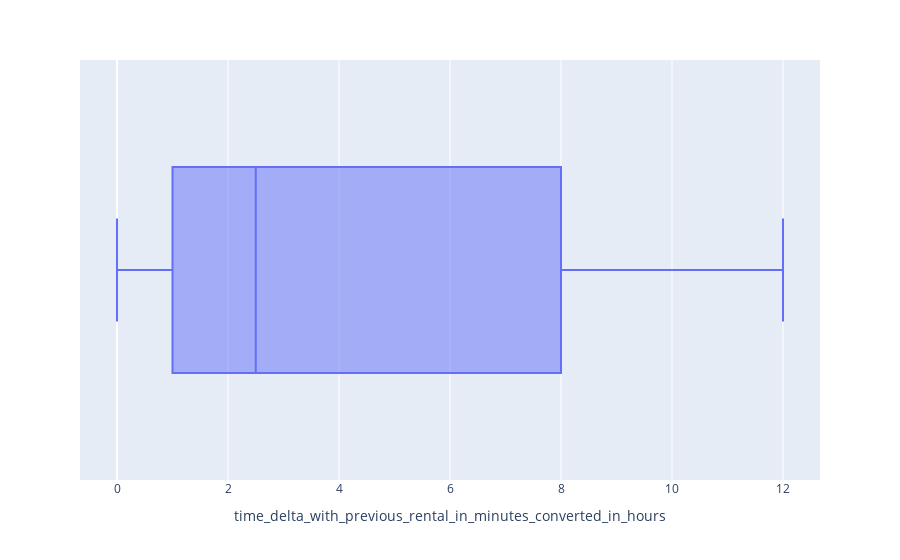

Here is the notebook cell this chart was saved with:
### Code cell
px.box(data_late, 'time_delta_with_previous_rental_in_minutes_converted_in_hours')

### Figure 1 — Plotly figure (JSON) as saved in the notebook; plotly's stock layout.template omitted (floating-point values rounded to 4 significant figures; data arrays with more than 128 entries replaced by an {"elided": "..."} marker saying what was removed)
{"data": [{"alignmentgroup": "True", "hovertemplate": "time_delta_with_previous_rental_in_minutes_converted_in_hours=%{x}<extra></extra>", "legendgroup": "", "marker": {"color": "#636efa"}, "name": "", "notched": false, "offsetgroup": "", "orientation": "h", "showlegend": false, "type": "box", "x": {"elided": "8910 float values"}, "x0": " ", "xaxis": "x", "y0": " ", "yaxis": "y"}], "layout": {"boxmode": "group", "legend": {"tracegroupgap": 0}, "margin": {"t": 60}, "xaxis": {"anchor": "y", "domain": [0, 1], "title": {"text": "time_delta_with_previous_rental_in_minutes_converted_in_hours"}}, "yaxis": {"anchor": "x", "domain": [0, 1]}}}
